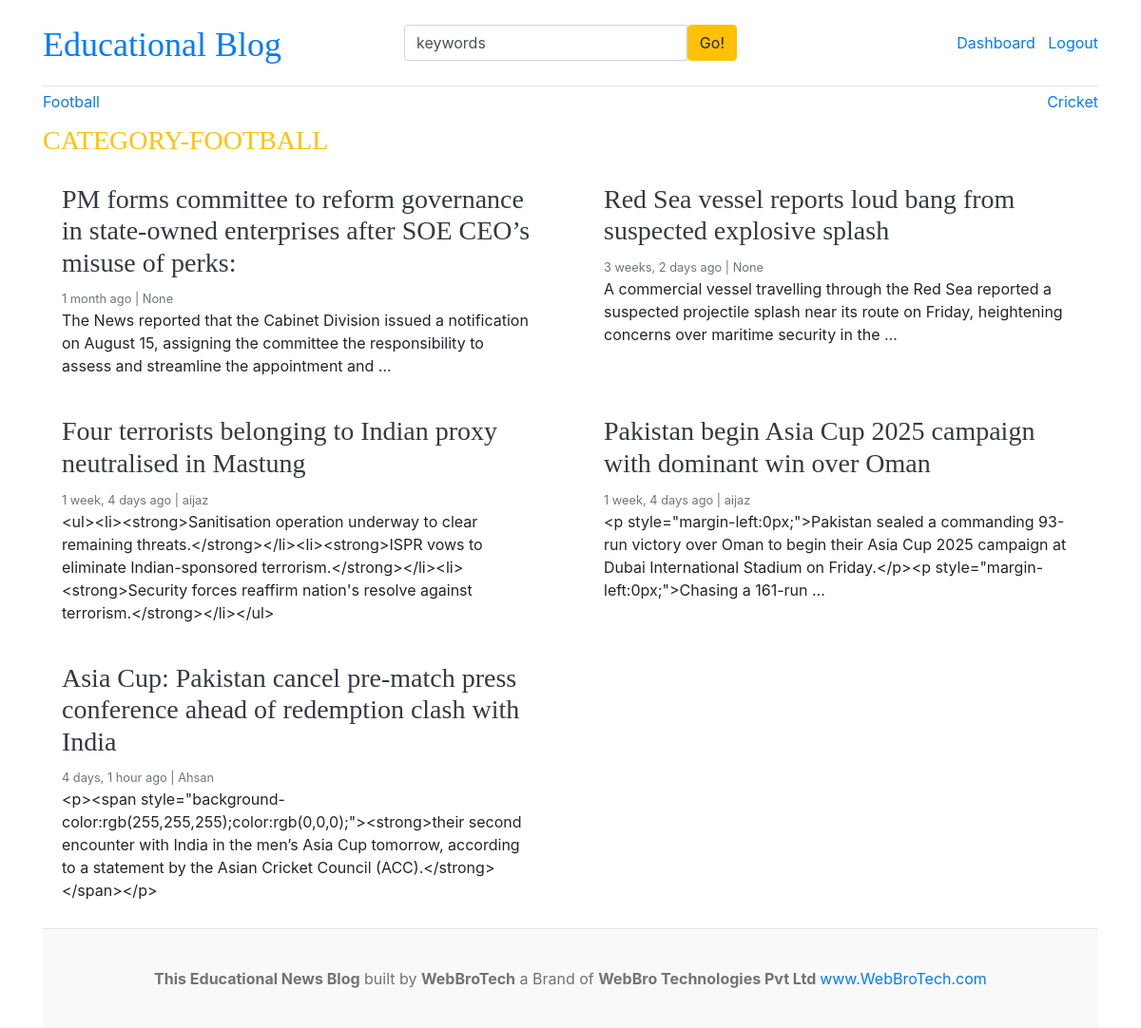
The page /category/12/ (signed in) on the database as committed earlier.
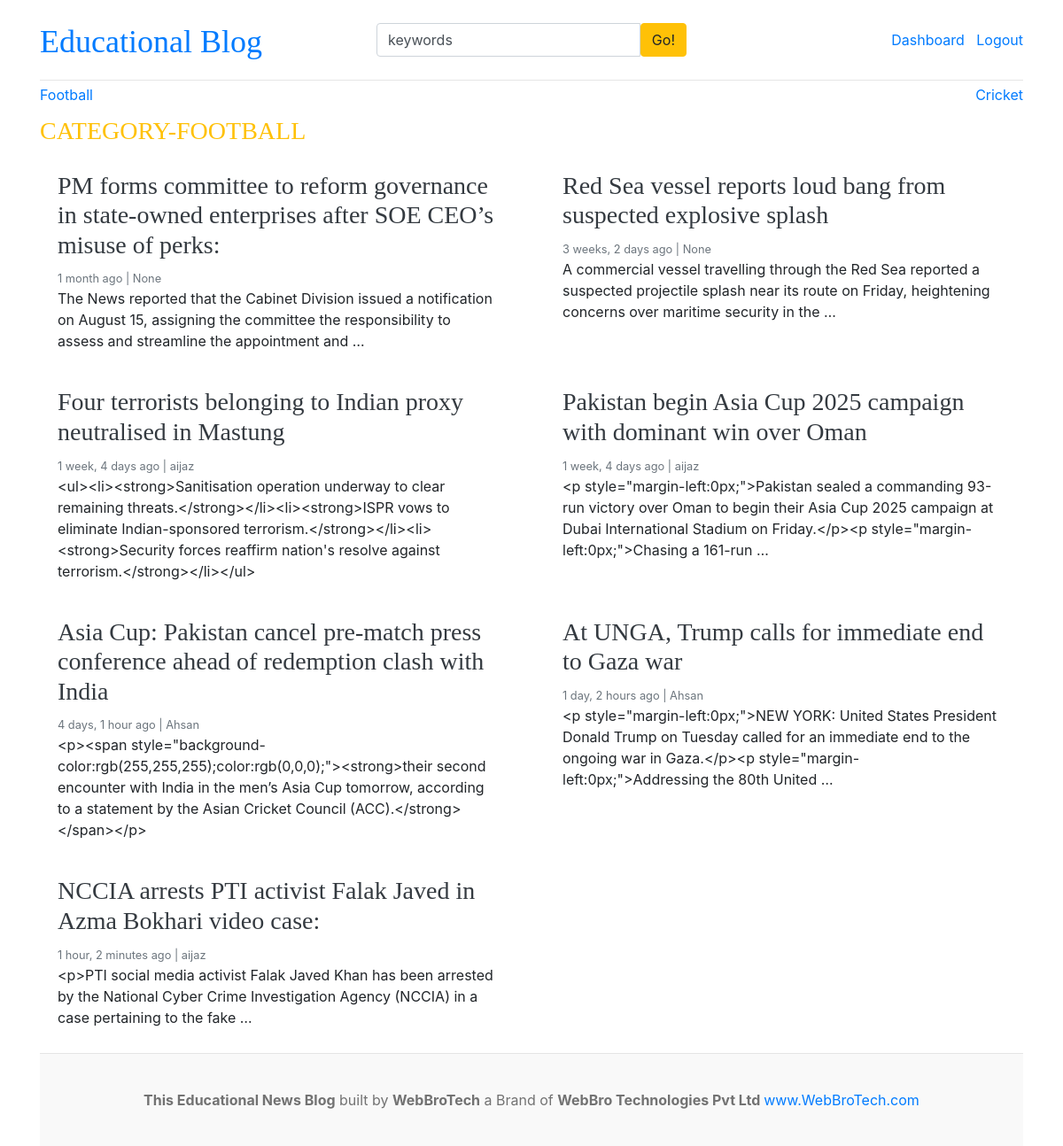
The same page on the database as committed later.
### blogs/models.py (models this page shows, shortened)
class Category(models.Model):
    category_name = models.CharField(max_length=50, unique=True)
    created_at = models.DateTimeField(auto_now_add=True)
    updated_at = models.DateTimeField(auto_now=True)
    class Meta:
        verbose_name_plural = 'Categories'
    def __str__(self):
        return self.category_name

class Blog(models.Model):
    title = models.CharField(max_length=100)
    slug = models.SlugField(max_length=150, blank=True, unique=True)
    category = models.ForeignKey(Category, on_delete=models.CASCADE)
    auther = models.ForeignKey(User, on_delete=models.CASCADE , null=True)
    featured_image = models.ImageField(upload_to='uploads/%y/%m/%d')
    short_description = HTMLField()
    blog_body = HTMLField()
    status = models.CharField(max_length=20, choices = STATUS_CHOICES, default = "Draft")
    is_featured = models.BooleanField(default=False)
    created_at = models.DateTimeField(auto_now_add=True)
    updated_at = models. DateTimeField(auto_now=True)

### blogs/views.py (the view)
# urls.py: path('<int:category_id>/', views.posts_by_category, name='posts_by_category')
def posts_by_category(request, category_id):
    posts = Blog.objects.filter(status= 'Published', category=category_id)
    category = get_object_or_404(Category, pk=category_id)
    context = {
        'posts': posts,
        'category': category,
        }
    return render (request, 'posts_by_category.html', context)

### blogs/context_processors.py (called while the page is built)
def get_categories(request):
    categories = Category.objects.all()
    return dict(categories=categories)

def get_social_links(request):
    social_links = SocialLinks.objects.all()
    return dict(social_links=social_links)

### templates/posts_by_category.html
{% extends 'base.html' %}
{% block content %}
  <h3 class="text-uppercase text-warning letter-spacing = 2px">Category-{{category}}</h3>
  <div class="row mb-2">
    {% if posts %}
    {% for post in posts %}
    <div class="col-md-6">
        <div class="card border-0" >
        <div class="card-body">
          <h3><a href="{% url 'blogs' post.slug %}" class="text-dark">{{post.title}}</a></h3>
          <small class="mb-1 text-muted">{{post.created_at | timesince}} ago | {{post.auther}}</small>
          <p class="card-text">{{post.short_description | truncatewords:25 }}</p>
        </div>
      </div>
    </div>
    {% endfor %}
    {% else %}
    <p>No Post Found</p>
    {% endif %}
  </div>
{% endblock %}

### templates/base.html (shortened to what this page needs)
{% load static %}
<!DOCTYPE html>
<html lang="en">
<head>
    <link href="https://getbootstrap.com/docs/4.0/dist/css/bootstrap.min.css" rel="stylesheet">
    <link href="{% static 'css/blog.css' %}" rel="stylesheet">
    <link rel="stylesheet" href="https://cdnjs.cloudflare.com/ajax/libs/font-awesome/4.7.0/css/font-awesome.min.css">
  </head>
<body>
    <div class="container">
      <header class="blog-header py-3">
        <div class="row flex-nowrap justify-content-between align-items-center">
          <div class="col-4 pt-1">
            <a class="blog-header-logo text-Blue font-size-h2" href="/">Educational Blog</a>
          </div>
          <div class="col-4">
            <form action=" {% url 'search'%}" method="GET">
              <div class="input-group">
                <input class="form-control" type="text" value="keywords" name="keyword" placeholder="Enter search term..." aria-label="Enter search term..." aria-describedby="button-search" />
                <button type = "submit" class="btn btn-warning" id="button-search" type="button">Go!</button>
            </div>
            </form>
          </div>
          <div class="col-4 d-flex justify-content-end align-items-center">
            {% if not user.is_authenticated %}
            <a class="btn btn-sm btn-warning" href="{% url 'login' %}">Login</a>
            <a class="btn btn-sm btn-outline-secondary" href="{% url 'register' %}">Register</a>
            {% else %}
            <span><a href="{% url 'dashboard' %}">Dashboard</a> </span>
            <span><a href="{% url 'logout' %}">Logout</a></span>
            {% endif %}
          </div>
        </div>
      </header>
      <div class="nav-scroller py-1 mb-2">
        <nav class="nav d-flex justify-content-between">
          {% for cat in categories %}
          <a class= text-font-weight-bold class="p-2 text-muted" href="{% url 'posts_by_category' cat.id %}">{{cat.category_name}}</a>
          {% endfor %}
        </nav>
      </div>
{% block content %}
{% endblock %}
<footer class="blog-footer">
    <p class="text-center"><b>This Educational News Blog</b> built by <b>WebBroTech</b> a Brand of <b>WebBro Technologies Pvt Ltd </b><a href="https://www.youtube.com/@WebBroTech">www.WebBroTech.com</a></p>
  </footer>
  </body>
  </html>

Rows that differ between the two databases and show on the page:
added Blog: title "At UNGA, Trump calls for immediate end to Gaza war", created_at "1 day, 2 hours", auther "Ahsan", short_description "<p style=\"margin-left:0px;\">NEW YORK: United States President Donald Trump on Tuesday called for an immediate end to the ongoing war in Gaza.</p><p style=\"margin-left:0px;\">Addressing the 80th United …"
added Blog: title "NCCIA arrests PTI activist Falak Javed in Azma Bokhari video case:", created_at "1 hour, 2 minutes", auther "aijaz", short_description "<p>PTI social media activist Falak Javed Khan has been arrested by the National Cyber Crime Investigation Agency (NCCIA) in a case pertaining to the fake …"
